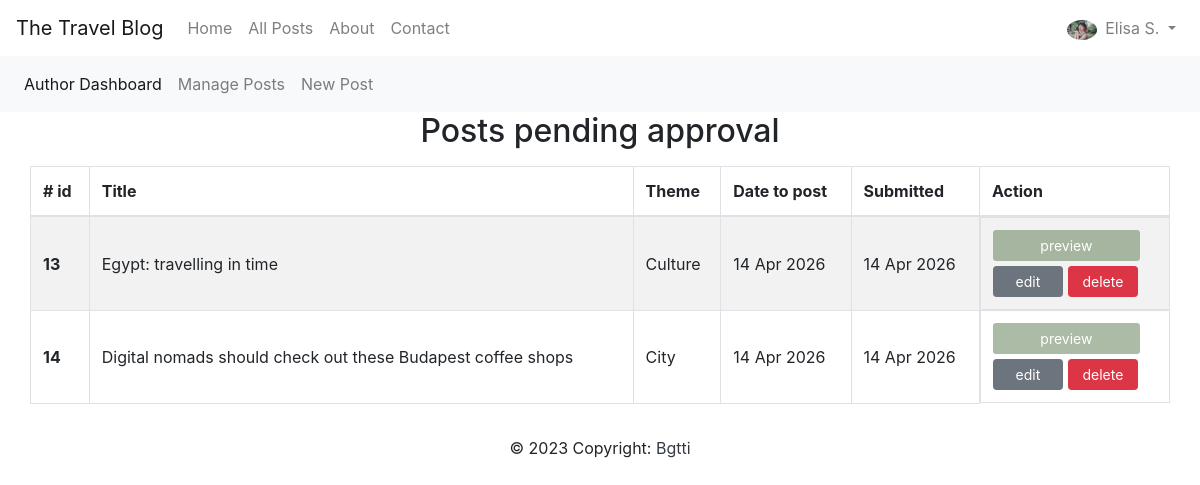
The page /dashboard (signed in) on the database its author committed.
### app/models/user.py (models this page shows, shortened)
class Blog_User(UserMixin, db.Model):
    __tablename__ = "blog_user"
    id = db.Column(db.Integer, primary_key=True)
    name = db.Column(db.String(200), nullable=False, unique=True)
    email = db.Column(db.String(200), nullable=False, unique=True)
    password = db.Column(db.String(200), nullable=False)
    date_created = db.Column(db.DateTime, default=datetime.utcnow)
    about = db.Column(db.String(385), default="")
    picture = db.Column(
        db.String(), default="Picture_default.jpg")
    type = db.Column(db.String(100), nullable=False, default="user")
    blocked = db.Column(db.String(5), default="FALSE")
    admin_notes = db.Column(db.Text)
    posts = db.relationship('Blog_Posts', backref='author')
    comments = db.relationship('Blog_Comments', backref='user')
    replies = db.relationship('Blog_Replies', backref='user')
    likes = db.relationship('Blog_Likes', backref='user')
    bookmarks = db.relationship('Blog_Bookmarks', backref='user')

### app/models/posts.py (models this page shows, shortened)
class Blog_Posts(db.Model):
    __tablename__ = "blog_posts"
    id = db.Column(db.Integer, primary_key=True)
    date_submitted = db.Column(db.DateTime, default=datetime.utcnow)
    date_to_post = db.Column(db.DateTime, default=datetime.utcnow)
    title = db.Column(db.String(200), nullable=False)
    intro = db.Column(db.String(200), nullable=False)
    body = db.Column(db.Text, nullable=False)
    picture_v = db.Column(db.String(200))
    picture_v_source = db.Column(db.String(500))
    picture_h = db.Column(db.String(200))
    picture_h_source = db.Column(db.String(500))
    picture_s = db.Column(db.String(200))
    picture_s_source = db.Column(db.String(500))
    picture_alt = db.Column(db.String(200))
    meta_tag = db.Column(db.String(200))
    title_tag = db.Column(db.String(200))
    admin_approved = db.Column(db.String(5), default="FALSE")
    featured = db.Column(db.String(5), default="FALSE")
    likes = db.relationship('Blog_Likes', backref='post')
    comments = db.relationship('Blog_Comments', backref='target_post')
    replies = db.relationship('Blog_Replies', backref='target_post')
    bookmarks = db.relationship('Blog_Bookmarks', backref='post')
    author_id = db.Column(db.Integer, db.ForeignKey('blog_user.id'))
    theme_id = db.Column(db.Integer, db.ForeignKey('blog_theme.id'))

### app/models/themes.py (models this page shows, shortened)
class Blog_Theme(db.Model):
    __tablename__ = "blog_theme"
    id = db.Column(db.Integer, primary_key=True)
    theme = db.Column(db.String(30), nullable=False)
    picture = db.Column(db.String(700), nullable=False)
    picture_source = db.Column(db.String(700))
    posts = db.relationship('Blog_Posts', backref='theme_group')

### app/account/routes.py (the view, shortened to what this page needs)
@account.route("/dashboard")
@login_required
def dashboard():
    if current_user.type == "user":
        latest_posts = db.session.query(Blog_Posts).filter(
            Blog_Posts.admin_approved == "TRUE", Blog_Posts.date_to_post <= datetime.utcnow()).order_by(desc(Blog_Posts.date_to_post)).limit(3)
        latest_bookmarks = Blog_Bookmarks.query.filter_by(user_id=current_user.id).limit(9)
        if latest_bookmarks.count() == 0:
            latest_bookmarks = None
        return render_template('account/dashboard_user.html', name=current_user.name, logged_in=True, latest_posts=latest_posts, latest_bookmarks=latest_bookmarks)
    elif current_user.type == "author":
        posts_pending_admin = Blog_Posts.query.filter(Blog_Posts.admin_approved == "FALSE").filter(
            Blog_Posts.author_id == current_user.id).all()
        return render_template('account/dashboard_author_dash.html', name=current_user.name, logged_in=True, posts_pending_admin=posts_pending_admin)

### app/account/routes.py (called while the page is built)
@login_manager.user_loader
def load_user(user_id):
    return Blog_User.query.get(int(user_id))

### app/templates/account/dashboard_author_dash.html
{% extends "account/dashboard_author.html" %}
{% block page %}
<section class="mb-3 container-fluid w-100">
    <h2 class="mb-3 text-center">Posts pending approval</h2>
    <div class="table-responsive w-100">
        <table class="col-md-12 table table-striped table-bordered">
            <thead>
                <tr>
                    <th scope="col"># id</th>
                    <th scope="col">Title</th>
                    <th scope="col">Theme</th>
                    <th scope="col">Date to post</th>
                    <th scope="col">Submitted</th>
                    <th scope="col">Action</th>
                </tr>
            </thead>
            <tbody>
                {% for post in posts_pending_admin %}
                <tr>
                    <th scope="row" class="align-middle">{{post.id}}</th>
                    <td class="align-middle">{{post.title}}</td>
                    <td class="align-middle">{{post.theme_group.theme}}</td>
                    <td class="align-middle">{{post.date_to_post.strftime('%d %b %Y')}}</td>
                    <td class="align-middle">{{post.date_submitted.strftime('%d %b %Y')}}</td>
                    <td class="d-flex flex-column" style="gap: 5px;">
                        <div class="d-flex" style="gap: 5px;">
                            <a href="{{url_for('dashboard.preview_post_author', id=post.id)}}" target="_blank"
                                class="btn btn-sm ALL-mini-btn"
                                style="width: 147px; background-color: #728c6996;">preview</a>
                        </div>
                        <div class="d-flex" style="gap: 5px;">
                            <a href="{{url_for('dashboard.edit_post_author', id=post.id)}}" class="btn btn-secondary btn-sm"
                                style="width: 70px !important;">edit</a>
                            <a href="{{url_for('dashboard.delete_post_author', id=post.id)}}" class="btn btn-danger btn-sm"
                                style="width: 70px;">delete</a>
                        </div>
                    </td>
                </tr>
                {% endfor %}
            </tbody>
        </table>
    </div>
</section>
{% endblock %}

### app/templates/base.html (shortened to what this page needs)
<!doctype html>
<html lang="en">
<head>
    <link rel="stylesheet" href="https://cdn.jsdelivr.net/npm/bootstrap@4.5.3/dist/css/bootstrap.min.css"
>
    <link rel="stylesheet" href="/../static/CSS/styles.css">
</head>
<body>
    <nav class="navbar navbar-expand-lg navbar-light HOME-nav">
        <a class="navbar-brand" href="#">The Travel Blog</a>
        <div class="collapse navbar-collapse" id="navbarSupportedContent">
            <ul class="navbar-nav mr-auto">
                <li class="nav-item">
                    <a class="nav-link" href="/">Home <span class="sr-only">(current)</span></a>
                </li>
                <li class="nav-item">
                    <a class="nav-link" href="{{ url_for('website.all', index=0) }}">All Posts</a>
                </li>
                <li class="nav-item">
                    <a class="nav-link" href="/about">About</a>
                </li>
                <li class="nav-item">
                    <a class="nav-link" href="/contact">Contact</a>
                </li>
            </ul>
            <ul class="navbar-nav my-2 my-lg-0">
                {% if logged_in: %}
                <li class="nav-item dropdown">
                    <a class="nav-link dropdown-toggle" href="#" id="navbarDropdown" role="button" data-toggle="dropdown"
                        aria-haspopup="true" aria-expanded="false">
                        <img src="{{ url_for('static', filename='Pictures_Users/'+current_user.picture) }}" class="rounded-circle mr-1" height="20"
                            alt="User" loading="lazy" />
                        {{ current_user.name }}
                    </a>
                </li>
                {% endif %}
            </ul>
        </div>
    </nav>
{% block content %}
{% endblock %}
<footer class=" text-center text-lg-start HOME-footer">
    <p class="text-center">
        © 2023 Copyright:
        <a class="text-dark" href="https://github.com/bgtti">Bgtti</a>
    </p>
</footer>
</body>
</html>

### app/static/CSS/styles.css (style rules this page uses)
html, body { overflow-x: hidden; }
.ALL-mini-btn { color: white; }

### rows shown on the page
Blog_User: picture (picture), name "Elisa S."
Blog_Posts: id "13", title "Egypt: travelling in time", theme_group.theme "Culture", date_to_post "14 Apr 2026", date_submitted "14 Apr 2026"
Blog_Posts: id "14", title "Digital nomads should check out these Budapest coffee shops", theme_group.theme "City", date_to_post "14 Apr 2026", date_submitted "14 Apr 2026"
